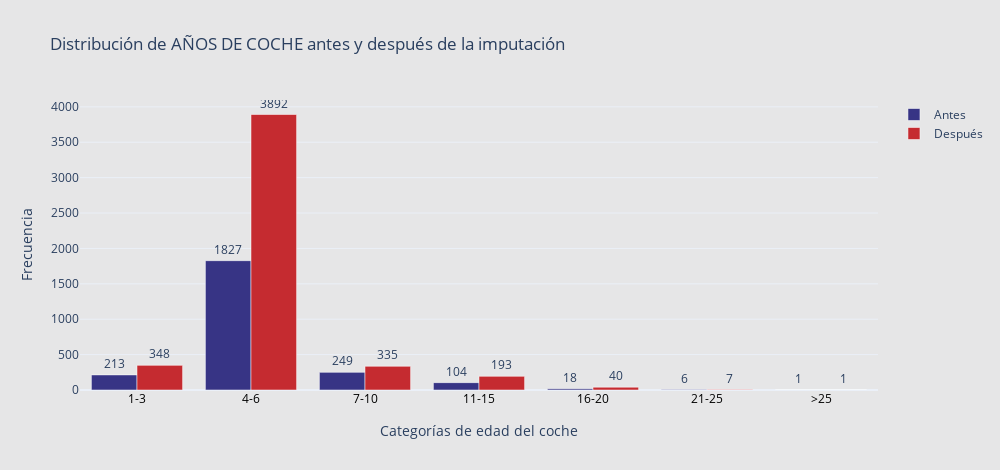

The cell this chart's notebook holds for it:
### Code cell
# Valores agrupados por edad/años de coche (ordenados)
antes_vals = df_antes['edad_coche'].value_counts().sort_index()
despues_vals = df_bmw['años_coche'].value_counts().sort_index()

# Convertir índices en cadenas si es necesario (para evitar problemas en el eje X)
x_labels = [str(i) for i in antes_vals.index]

fig = go.Figure()

# Añadir barras para Antes
fig.add_trace(go.Bar(
    x=x_labels,
    y=antes_vals.values,
    name='Antes',
    marker_color='#373485',
    text=antes_vals.values,
    textposition='outside',
    opacity=1,
))

# Añadir barras para Después
fig.add_trace(go.Bar(
    x=x_labels,
    y=despues_vals.reindex(antes_vals.index, fill_value=0).values,
    name='Después',
    marker_color='#c52b30',
    text=despues_vals.reindex(antes_vals.index, fill_value=0).values,
    textposition='outside',
    opacity=1,
))

# Layout
fig.update_layout(
    title="Distribución de AÑOS DE COCHE antes y después de la imputación",
    xaxis_title="Categorías de edad del coche",
    yaxis_title="Frecuencia",
    barmode='group',
    template='plotly_white',
    width=1000,
    height=470,
    plot_bgcolor='#e6e6e7',
    paper_bgcolor='#e6e6e7',
    xaxis=dict(
        tickfont=dict(color='black'),
        title_standoff=20
    )
)

fig.show()

### Figure 1 — Plotly figure (JSON) as saved in the notebook; plotly's stock layout.template omitted (floating-point values rounded to 4 significant figures)
{"data": [{"marker": {"color": "#373485"}, "name": "Antes", "opacity": 1, "text": [213.0, 1827.0, 249.0, 104.0, 18.0, 6.0, 1.0], "textposition": "outside", "type": "bar", "x": ["1-3", "4-6", "7-10", "11-15", "16-20", "21-25", ">25"], "y": [213, 1827, 249, 104, 18, 6, 1]}, {"marker": {"color": "#c52b30"}, "name": "Después", "opacity": 1, "text": [348.0, 3892.0, 335.0, 193.0, 40.0, 7.0, 1.0], "textposition": "outside", "type": "bar", "x": ["1-3", "4-6", "7-10", "11-15", "16-20", "21-25", ">25"], "y": [348, 3892, 335, 193, 40, 7, 1]}], "layout": {"barmode": "group", "height": 470, "paper_bgcolor": "#e6e6e7", "plot_bgcolor": "#e6e6e7", "title": {"text": "Distribución de AÑOS DE COCHE antes y después de la imputación"}, "width": 1000, "xaxis": {"tickfont": {"color": "black"}, "title": {"standoff": 20, "text": "Categorías de edad del coche"}}, "yaxis": {"title": {"text": "Frecuencia"}}}}
